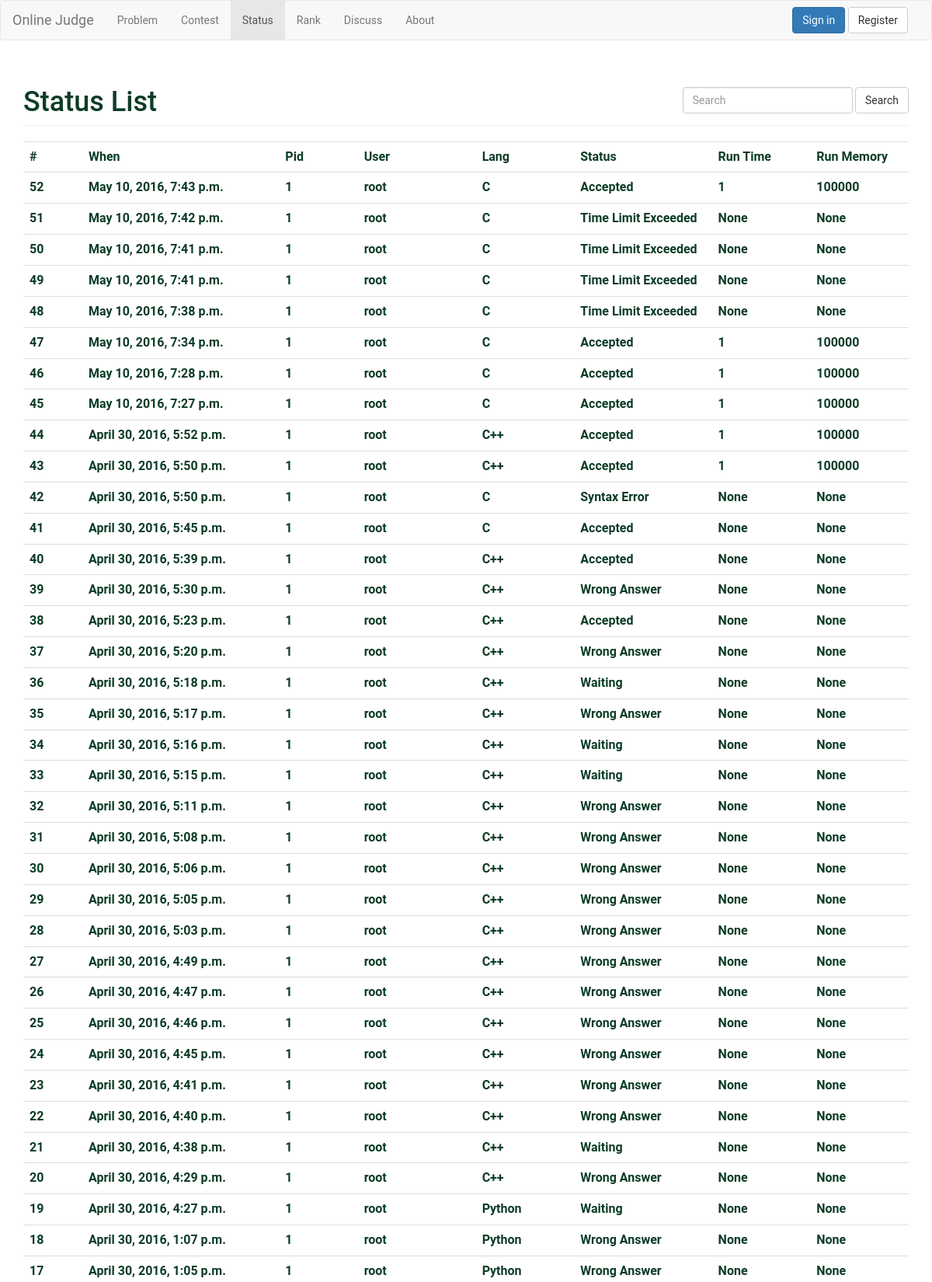
The app's page /status/ (upper part) with its own data.
### OJ/models.py (models this page shows, shortened)
class Submit(models.Model):
    STATUS_CHOICE = (
        (0, 'Accepted'),
        (1, 'Waiting'),
        (2, 'Compiling'),
        (3, 'Running'),
        (-1, 'Compilation Error'),
        (-2, 'Syntax Error'),
        (-3, 'Runtime Error'),
        (-4, 'Output Limit Exceeded'),
        (-5, 'Time Limit Exceeded'),
        (-6, 'Memory Limit Exceeded'),
        (-7, 'Wrong Answer'),
        (-8, 'Presentation Error'),
    )
    pid = models.ForeignKey(Problem)
    uid = models.ForeignKey(User)
    time = models.DateTimeField(auto_now_add=True)
    lang = models.PositiveSmallIntegerField(choices=LANG_CHOICE)
    status = models.SmallIntegerField(choices=STATUS_CHOICE, default=1)
    run_time = models.PositiveSmallIntegerField(null=True)
    run_memory = models.PositiveIntegerField(null=True)
    class Meta:
        ordering = ['-time']

class Problem(models.Model):
    uid = models.ForeignKey(User)
    published_time = models.DateTimeField(auto_now_add=True)
    limit_time = models.PositiveIntegerField(default=1)
    limit_memory = models.PositiveIntegerField(default=1024*1024*128)
    answer_lang = models.PositiveSmallIntegerField(choices=LANG_CHOICE,default=0)
    title = models.CharField(max_length=254)
    content = models.TextField()
    input = models.TextField()
    output = models.TextField()
    note = models.TextField(blank=True)
    source = models.TextField(blank=True)
    class Meta:
        ordering = ['published_time']

### OJ/views.py (the view)
# urls.py: url(r'^status/$', views.status),
def status(req):
    status_obj = Submit.objects.all()
    return ren2res("status.html", req, {'status': status_obj, })

### OJ/views.py (called while the page is built)
def ren2res(template,req,dict={}):
    if req.user.is_authenticated():
        dict.update({'user':{'id':req.user.id,'name':req.user.get_username()}})
    else:
        dict.update({'user':False})
    if req:
        return render_to_response(template,dict,context_instance=RequestContext(req))
    else:
        return render_to_response(template,dict)

### templates/status.html (shortened to what this page needs)
{% extends "base_list.html" %}
{% block title %}Status List{% endblock %}
{% block navbar %}{% include "include/navbar-status.html" %}{% endblock %}
{% block list %}
<col width="6%" />
<col width="20%" />
<col width="8%" />
<col width="12%" />
<col width="10%" />
<col width="14%" />
<col width="10%" />
<col width="10%" />
<tr>
    <th>#</th>
    <th>When</th>
    <th>Pid</th>
    <th>User</th>
    <th>Lang</th>
    <th>Status</th>
    <th>Run Time</th>
    <th>Run Memory</th>
</tr>
{% for item in status %}
<tr>
    <th>{{ item.id }}</th>
    <th>{{ item.time }}</th>
    <th>{{ item.pid.id }}</th>
    <th>{{ item.uid }}</th>
    <th>
        {% ifequal item.lang 1 %}
            C
        {% endifequal %}
        {% ifequal item.lang 2 %}
            C++
        {% endifequal %}
        {% ifequal item.lang 4 %}
            Python
        {% endifequal %}
    </th>
    <th>
        {% ifequal item.status 0 %}
            Accepted
        {% endifequal %}
        {% ifequal item.status 1 %}
            Waiting
        {% endifequal %}
        {% ifequal item.status -2 %}
            Syntax Error
        {% endifequal %}
        {% ifequal item.status -5 %}
            Time Limit Exceeded
        {% endifequal %}
        {% ifequal item.status -7 %}
            Wrong Answer
        {% endifequal %}
    </th>
    <th>{{ item.run_time }}</th>
    <th>{{ item.run_memory }}</th>
</tr>
{% endfor %}
{% endblock %}

### templates/base.html (style rules this page uses)
body { color: #0c3c26; font-family: "Roboto",Corbel,Avenir,"Lucida Grande","Lucida Sans",sans-serif; }

### records on screen
Submit: id "52", time "May 10, 2016, 7:43 p.m.", pid.id "1", uid "root", run_time "1", run_memory "100000"
Submit: id "51", time "May 10, 2016, 7:42 p.m.", pid.id "1", uid "root", run_time "None", run_memory "None"
Submit: id "50", time "May 10, 2016, 7:41 p.m.", pid.id "1", uid "root", run_time "None", run_memory "None"
Submit: id "49", time "May 10, 2016, 7:41 p.m.", pid.id "1", uid "root", run_time "None", run_memory "None"
Submit: id "48", time "May 10, 2016, 7:38 p.m.", pid.id "1", uid "root", run_time "None", run_memory "None"
Submit: id "47", time "May 10, 2016, 7:34 p.m.", pid.id "1", uid "root", run_time "1", run_memory "100000"
Submit: id "46", time "May 10, 2016, 7:28 p.m.", pid.id "1", uid "root", run_time "1", run_memory "100000"
Submit: id "45", time "May 10, 2016, 7:27 p.m.", pid.id "1", uid "root", run_time "1", run_memory "100000"
Submit: id "44", time "April 30, 2016, 5:52 p.m.", pid.id "1", uid "root", run_time "1", run_memory "100000"
Submit: id "43", time "April 30, 2016, 5:50 p.m.", pid.id "1", uid "root", run_time "1", run_memory "100000"
Submit: id "42", time "April 30, 2016, 5:50 p.m.", pid.id "1", uid "root", run_time "None", run_memory "None"
Submit: id "41", time "April 30, 2016, 5:45 p.m.", pid.id "1", uid "root", run_time "None", run_memory "None"
Submit: id "40", time "April 30, 2016, 5:39 p.m.", pid.id "1", uid "root", run_time "None", run_memory "None"
Submit: id "39", time "April 30, 2016, 5:30 p.m.", pid.id "1", uid "root", run_time "None", run_memory "None"
Submit: id "38", time "April 30, 2016, 5:23 p.m.", pid.id "1", uid "root", run_time "None", run_memory "None"
Submit: id "37", time "April 30, 2016, 5:20 p.m.", pid.id "1", uid "root", run_time "None", run_memory "None"
Submit: id "36", time "April 30, 2016, 5:18 p.m.", pid.id "1", uid "root", run_time "None", run_memory "None"
Submit: id "35", time "April 30, 2016, 5:17 p.m.", pid.id "1", uid "root", run_time "None", run_memory "None"
Submit: id "34", time "April 30, 2016, 5:16 p.m.", pid.id "1", uid "root", run_time "None", run_memory "None"
Submit: id "33", time "April 30, 2016, 5:15 p.m.", pid.id "1", uid "root", run_time "None", run_memory "None"
Submit: id "32", time "April 30, 2016, 5:11 p.m.", pid.id "1", uid "root", run_time "None", run_memory "None"
Submit: id "31", time "April 30, 2016, 5:08 p.m.", pid.id "1", uid "root", run_time "None", run_memory "None"
Submit: id "30", time "April 30, 2016, 5:06 p.m.", pid.id "1", uid "root", run_time "None", run_memory "None"
Submit: id "29", time "April 30, 2016, 5:05 p.m.", pid.id "1", uid "root", run_time "None", run_memory "None"
Submit: id "28", time "April 30, 2016, 5:03 p.m.", pid.id "1", uid "root", run_time "None", run_memory "None"
Submit: id "27", time "April 30, 2016, 4:49 p.m.", pid.id "1", uid "root", run_time "None", run_memory "None"
Submit: id "26", time "April 30, 2016, 4:47 p.m.", pid.id "1", uid "root", run_time "None", run_memory "None"
Submit: id "25", time "April 30, 2016, 4:46 p.m.", pid.id "1", uid "root", run_time "None", run_memory "None"
Submit: id "24", time "April 30, 2016, 4:45 p.m.", pid.id "1", uid "root", run_time "None", run_memory "None"
Submit: id "23", time "April 30, 2016, 4:41 p.m.", pid.id "1", uid "root", run_time "None", run_memory "None"
Submit: id "22", time "April 30, 2016, 4:40 p.m.", pid.id "1", uid "root", run_time "None", run_memory "None"
Submit: id "21", time "April 30, 2016, 4:38 p.m.", pid.id "1", uid "root", run_time "None", run_memory "None"
Submit: id "20", time "April 30, 2016, 4:29 p.m.", pid.id "1", uid "root", run_time "None", run_memory "None"
Submit: id "19", time "April 30, 2016, 4:27 p.m.", pid.id "1", uid "root", run_time "None", run_memory "None"
Submit: id "18", time "April 30, 2016, 1:07 p.m.", pid.id "1", uid "root", run_time "None", run_memory "None"
Submit: id "17", time "April 30, 2016, 1:05 p.m.", pid.id "1", uid "root", run_time "None", run_memory "None"
